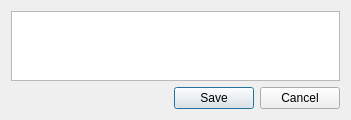
<?xml version="1.0" encoding="UTF-8"?>
<ui version="4.0">
 <class>Note</class>
 <widget class="QWidget" name="Note">
  <property name="geometry">
   <rect>
    <x>0</x>
    <y>0</y>
    <width>351</width>
    <height>88</height>
   </rect>
  </property>
  <property name="windowTitle">
   <string>Form</string>
  </property>
  <layout class="QGridLayout" name="gridLayout">
   <item row="0" column="0">
    <widget class="QTableWidget" name="note">
     <property name="verticalScrollBarPolicy">
      <enum>Qt::ScrollBarAlwaysOff</enum>
     </property>
     <property name="horizontalScrollBarPolicy">
      <enum>Qt::ScrollBarAlwaysOff</enum>
     </property>
     <property name="sizeAdjustPolicy">
      <enum>QAbstractScrollArea::AdjustToContents</enum>
     </property>
     <property name="autoScroll">
      <bool>false</bool>
     </property>
     <property name="rowCount">
      <number>0</number>
     </property>
     <property name="columnCount">
      <number>0</number>
     </property>
     <attribute name="horizontalHeaderHighlightSections">
      <bool>true</bool>
     </attribute>
    </widget>
   </item>
   <item row="1" column="0">
    <widget class="QDialogButtonBox" name="buttonBox">
     <property name="orientation">
      <enum>Qt::Horizontal</enum>
     </property>
     <property name="standardButtons">
      <set>QDialogButtonBox::Cancel|QDialogButtonBox::Save</set>
     </property>
    </widget>
   </item>
  </layout>
 </widget>
 <resources/>
 <connections/>
</ui>
